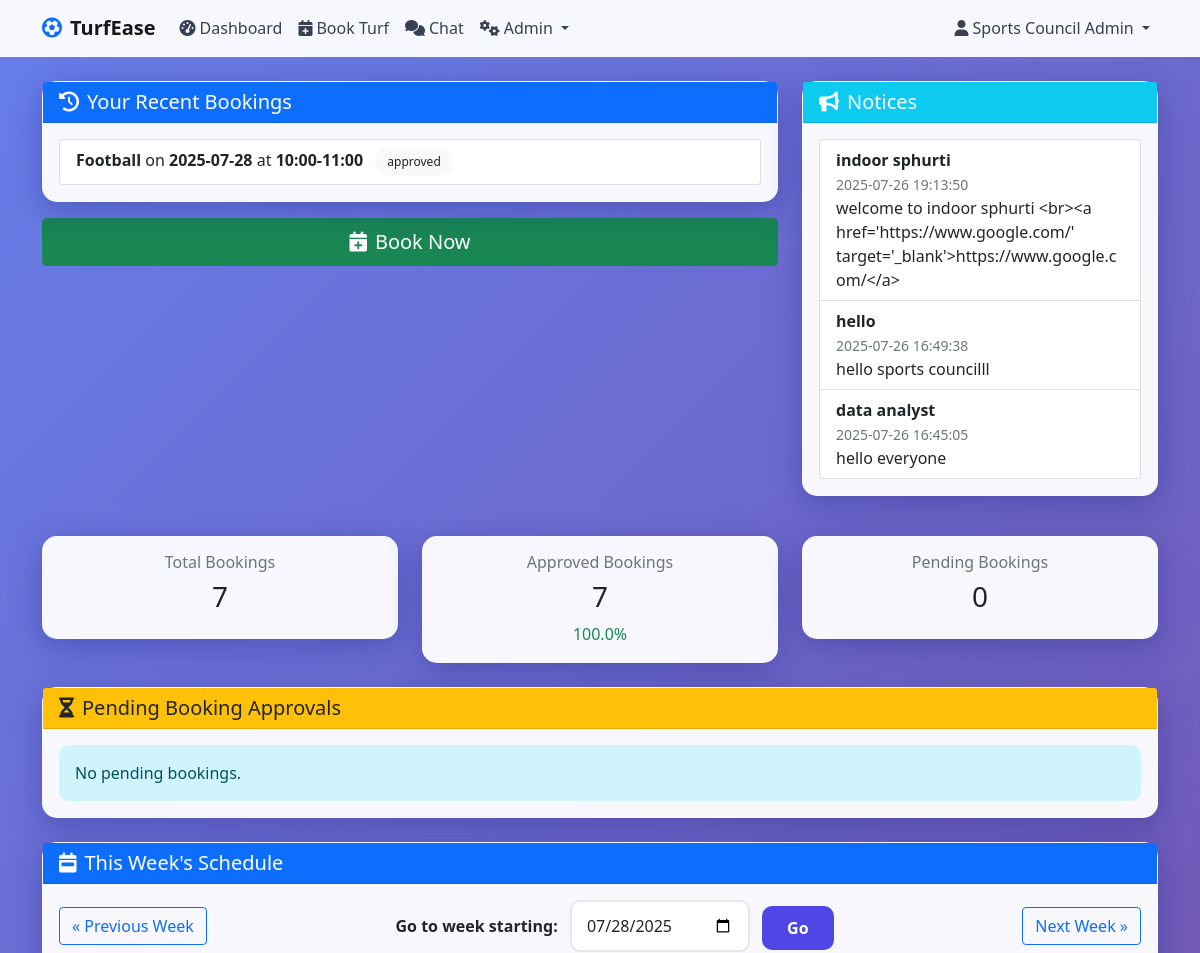
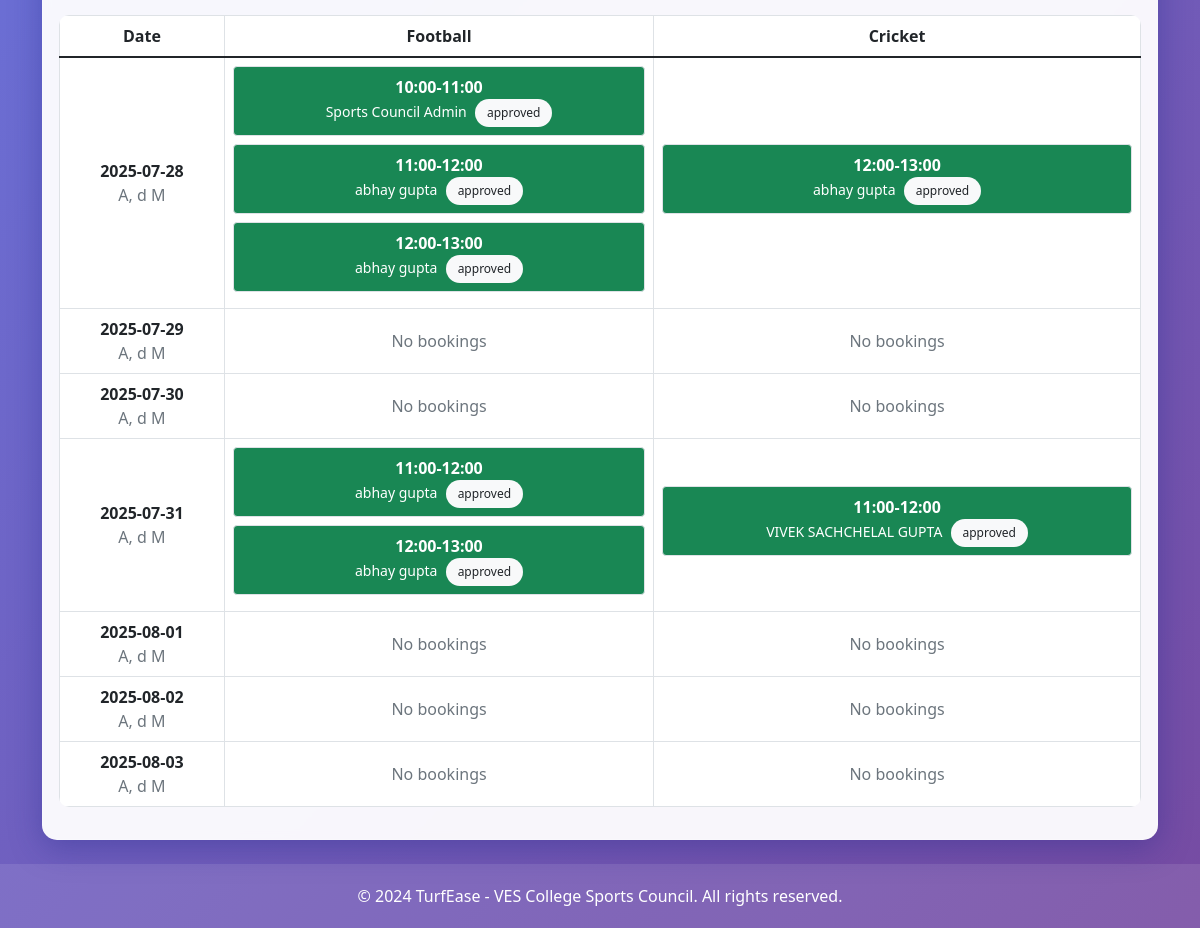
Page /admin/dashboard?week=1 (signed in) on the committed database (2 pictures, top to bottom).
### tables this page shows
CREATE TABLE users (
        id INTEGER PRIMARY KEY AUTOINCREMENT,
        email TEXT UNIQUE NOT NULL,
        name TEXT NOT NULL,
        division TEXT,
        is_admin BOOLEAN DEFAULT 0,
        is_active BOOLEAN DEFAULT 0,
        password_hash TEXT,
        created_at TIMESTAMP DEFAULT CURRENT_TIMESTAMP
    , otp TEXT);

CREATE TABLE bookings (
            id INTEGER PRIMARY KEY AUTOINCREMENT,
            user_id INTEGER NOT NULL,
            turf_side TEXT NOT NULL,
            booking_date DATE NOT NULL,
            time_slot TEXT NOT NULL,
            status TEXT DEFAULT 'pending',
            reason TEXT,
            created_at TIMESTAMP DEFAULT CURRENT_TIMESTAMP,
            FOREIGN KEY (user_id) REFERENCES users (id)
        );

CREATE TABLE notices (
            id INTEGER PRIMARY KEY AUTOINCREMENT,
            title TEXT NOT NULL,
            content TEXT NOT NULL,
            created_at TIMESTAMP DEFAULT CURRENT_TIMESTAMP
        );

### app.py (the view)
@app.route('/admin/dashboard')
@admin_required
def admin_dashboard():
    cleanup_notices_and_events()
    week_start_str = request.args.get('week_start')
    if week_start_str:
        start_of_week = datetime.strptime(week_start_str, '%Y-%m-%d').date()
        start_of_week = start_of_week - timedelta(days=start_of_week.weekday())
        week_offset = ((start_of_week - datetime.today().date()).days) // 7
    else:
        week_offset = int(request.args.get('week', 0))
        today = datetime.today().date()
        start_of_week = today - timedelta(days=today.weekday()) + timedelta(weeks=week_offset)
    end_of_week = start_of_week + timedelta(days=6)
    conn = get_db_connection()
    week_bookings = conn.execute('''
        SELECT b.*, u.name, u.email, u.division
        FROM bookings b
        JOIN users u ON b.user_id = u.id
        WHERE b.booking_date BETWEEN ? AND ?
        ORDER BY b.booking_date, b.time_slot
    ''', (start_of_week, end_of_week)).fetchall()
    notices = conn.execute('''
        SELECT * FROM notices
        ORDER BY created_at DESC
        LIMIT 5
    ''').fetchall()
    total_bookings = conn.execute('SELECT COUNT(*) FROM bookings').fetchone()[0]
    approved_bookings = conn.execute("SELECT COUNT(*) FROM bookings WHERE status = 'approved'").fetchone()[0]
    pending_count = conn.execute("SELECT COUNT(*) FROM bookings WHERE status = 'pending'").fetchone()[0]
    pending_bookings = conn.execute('''
        SELECT b.*, u.name, u.email, u.division
        FROM bookings b
        JOIN users u ON b.user_id = u.id
        WHERE b.status = 'pending'
        ORDER BY b.booking_date, b.time_slot
    ''').fetchall()
    my_bookings = conn.execute('''
        SELECT b.*, u.name, u.email, u.division
        FROM bookings b
        JOIN users u ON b.user_id = u.id
        WHERE b.user_id = ?
        ORDER BY b.booking_date DESC, time_slot ASC
    ''', (current_user.id,)).fetchall()
    conn.close()
    calendar = {}
    for i in range(7):
        day = (start_of_week + timedelta(days=i)).strftime('%Y-%m-%d')
        calendar[day] = {turf: [] for turf in TURF_SIDES}
    for booking in week_bookings:
        day = booking['booking_date']
        turf = booking['turf_side']
        calendar[day][turf].append(booking)
    return render_template(
        "admin_dashboard.html",
        calendar=calendar,
        start_of_week=start_of_week,
        end_of_week=end_of_week,
        week_offset=week_offset,
        TURF_SIDES=TURF_SIDES,
        notices=notices,
        total_bookings=total_bookings,
        approved_bookings=approved_bookings,
        pending_count=pending_count,
        pending_bookings=pending_bookings,
        bookings=my_bookings,  # <-- Pass admin's own bookings here
        is_admin=True,
        user=current_user,
        weekly_bookings=week_bookings
    )

### templates/admin_dashboard.html (shortened to what this page needs)
{% extends "base.html" %}
{% block content %}
<div class="row mb-4">
    <div class="col-lg-8">
        <div class="card mb-3">
            <div class="card-header bg-primary text-white">
                <h5 class="mb-0"><i class="fas fa-history me-2"></i>Your Recent Bookings</h5>
            </div>
            <div class="card-body">
                {% if bookings %}
                    <ul class="list-group">
                        {% for booking in bookings[:5] %}
                        <li class="list-group-item d-flex justify-content-between align-items-center">
                            <span>
                                <strong>{{ booking.turf_side }}</strong> on <strong>{{ booking.booking_date }}</strong>
                                at <strong>{{ booking.time_slot }}</strong>
                                <span class="badge bg-light text-dark ms-2">{{ booking.status }}</span>
                            </span>
                        </li>
                        {% endfor %}
                    </ul>
                {% else %}
                    <div class="alert alert-info mb-0">No recent bookings.</div>
                {% endif %}
            </div>
        </div>
        <div class="d-grid mb-3">
            <a href="{{ url_for('book_turf') }}" class="btn btn-success btn-lg">
                <i class="fas fa-calendar-plus me-2"></i>Book Now
            </a>
        </div>
    </div>
    <div class="col-lg-4">
        <div class="card mb-3">
            <div class="card-header bg-info text-white">
                <h5 class="mb-0"><i class="fas fa-bullhorn me-2"></i>Notices</h5>
            </div>
            <div class="card-body">
                {% if notices %}
                    <ul class="list-group">
                        {% for notice in notices %}
                        <li class="list-group-item">
                            <strong>{{ notice.title }}</strong>
                            <br>
                            <span class="text-muted small">{{ notice.created_at }}</span>
                            <div>{{ notice.content }}</div>
                        </li>
                        {% endfor %}
                    </ul>
                {% else %}
                    <div class="alert alert-info mb-0">No notices yet.</div>
                {% endif %}
            </div>
        </div>
    </div>
</div>
<div class="row">
    <div class="col-12">
        <div class="row mb-4">
            <div class="col-md-4">
                <div class="card text-center">
                    <div class="card-body">
                        <h6 class="text-muted">Total Bookings</h6>
                        <h3>{{ total_bookings }}</h3>
                    </div>
                </div>
            </div>
            <div class="col-md-4">
                <div class="card text-center">
                    <div class="card-body">
                        <h6 class="text-muted">Approved Bookings</h6>
                        <h3>{{ approved_bookings }}</h3>
                        <div class="text-success">
                            {{ ((approved_bookings / total_bookings * 100) | round(1)) if total_bookings > 0 else 0 }}%
                        </div>
                    </div>
                </div>
            </div>
            <div class="col-md-4">
                <div class="card text-center">
                    <div class="card-body">
                        <h6 class="text-muted">Pending Bookings</h6>
                        <h3>{{ pending_count }}</h3>
                    </div>
                </div>
            </div>
        </div>
        <div class="card mb-4">
            <div class="card-header bg-warning text-dark">
                <h5 class="mb-0"><i class="fas fa-hourglass-half me-2"></i>Pending Booking Approvals</h5>
            </div>
            <div class="card-body">
                {% if pending_bookings %}
                    <ul class="list-group">
                        {% for booking in pending_bookings %}
                        <li class="list-group-item d-flex justify-content-between align-items-center">
                            <span>
                                <strong>{{ booking.name }}</strong> ({{ booking.division }})<br>
                                <strong>{{ booking.turf_side }}</strong> on <strong>{{ booking.booking_date }}</strong>
                                at <strong>{{ booking.time_slot }}</strong>
                            </span>
                            <span>
                                <a href="{{ url_for('admin_booking_action', booking_id=booking.id, action='approve') }}" class="btn btn-success btn-sm">Approve</a>
                                <a href="{{ url_for('admin_booking_action', booking_id=booking.id, action='decline') }}" class="btn btn-danger btn-sm">Decline</a>
                            </span>
                        </li>
                        {% endfor %}
                    </ul>
                {% else %}
                    <div class="alert alert-info mb-0">No pending bookings.</div>
                {% endif %}
            </div>
        </div>
        <div class="card mt-4">
            <div class="card-header bg-primary text-white">
                <h5 class="mb-0"><i class="fas fa-calendar-week me-2"></i>This Week's Schedule</h5>
            </div>
            <div class="card-body table-responsive">
                <div class="d-flex justify-content-between align-items-center mb-3">
                    <a class="btn btn-outline-primary" href="{{ url_for('admin_dashboard', week=week_offset-1) }}">
                        &laquo; Previous Week
                    </a>
                    <form method="get" class="d-inline-block">
                        <label for="week_start" class="me-2 fw-bold">Go to week starting:</label>
                        <input type="date" id="week_start" name="week_start"
                               value="{{ start_of_week }}"
                               min="2020-01-01" max="2100-12-31"
                               class="form-control d-inline-block" style="width: 180px;">
                        <button type="submit" class="btn btn-primary ms-2">Go</button>
                    </form>
                    <a class="btn btn-outline-primary" href="{{ url_for('admin_dashboard', week=week_offset+1) }}">
                        Next Week &raquo;
                    </a>
                </div>
                <table class="table table-bordered align-middle text-center">
                    <thead>
                        <tr>
                            <th>Date</th>
                            {% for turf in TURF_SIDES %}
                                <th>{{ turf }}</th>
                            {% endfor %}
                        </tr>
                    </thead>
                    <tbody>
                        {% for day, turfs in calendar.items() %}
                        <tr>
                            <td>
                                <strong>{{ day }}</strong>
                                <br>
                                <span class="text-muted">{{ day | datetimeformat('A, d M') }}</span>
                            </td>
                            {% for turf in TURF_SIDES %}
                            <td>
                                {% if turfs[turf] %}
                                    {% for booking in turfs[turf] %}
                                        <div class="border rounded p-2 mb-2 {% if booking.status == 'approved' %}bg-success text-white{% elif booking.status == 'pending' %}bg-warning text-dark{% else %}bg-light text-muted{% endif %}">
                                            <strong>{{ booking.time_slot }}</strong><br>
                                            <span class="small">{{ booking.name }}</span>
                                            <span class="badge bg-light text-dark ms-1">{{ booking.status }}</span>
                                        </div>
                                    {% endfor %}
                                {% else %}
                                    <span class="text-muted">No bookings</span>
                                {% endif %}
                            </td>
                            {% endfor %}
                        </tr>
                        {% endfor %}
                    </tbody>
                </table>
            </div>
        </div>
    </div>
</div>
{% endblock %}

### templates/base.html (shortened to what this page needs)
<!DOCTYPE html>
<html lang="en">
<head>
    <link href="https://cdn.jsdelivr.net/npm/bootstrap@5.1.3/dist/css/bootstrap.min.css" rel="stylesheet">
    <link href="https://cdnjs.cloudflare.com/ajax/libs/font-awesome/6.0.0/css/all.min.css" rel="stylesheet">
</head>
<body>
    <nav class="navbar navbar-expand-lg navbar-light">
        <div class="container">
            <a class="navbar-brand fw-bold" href="{{ url_for('index') }}">
                <i class="fas fa-futbol text-primary me-2"></i>TurfEase
            </a>
            <div class="collapse navbar-collapse" id="navbarNav">
                <ul class="navbar-nav me-auto">
                    {% if current_user.is_authenticated %}
                    <li class="nav-item">
                        <a class="nav-link" href="{{ url_for('dashboard') }}">
                            <i class="fas fa-tachometer-alt me-1"></i>Dashboard
                        </a>
                    </li>
                    <li class="nav-item">
                        <a class="nav-link" href="{{ url_for('book_turf') }}">
                            <i class="fas fa-calendar-plus me-1"></i>Book Turf
                        </a>
                    </li>
                    <li class="nav-item">
                        <a class="nav-link" href="{{ url_for('chat') }}">
                            <i class="fas fa-comments me-1"></i>Chat
                        </a>
                    </li>
                    {% if current_user.is_admin %}
                    <li class="nav-item dropdown">
                        <a class="nav-link dropdown-toggle" href="#" role="button" data-bs-toggle="dropdown">
                            <i class="fas fa-cogs me-1"></i>Admin
                        </a>
                    </li>
                    {% endif %}
                    {% endif %}
                </ul>
                <ul class="navbar-nav">
                    {% if current_user.is_authenticated %}
                    <li class="nav-item dropdown">
                        <a class="nav-link dropdown-toggle" href="#" role="button" data-bs-toggle="dropdown">
                            <i class="fas fa-user me-1"></i>{{ current_user.name }}
                        </a>
                    </li>
                    {% endif %}
                </ul>
            </div>
        </div>
    </nav>
    <main class="container my-4">
        {% block content %}{% endblock %}
    </main>
    <footer class="footer mt-auto">
        <div class="container">
            <p class="mb-0">&copy; 2024 TurfEase - VES College Sports Council. All rights reserved.</p>
        </div>
    </footer>
</body>
</html>

### rows in the picture
users: name "Sports Council Admin"
bookings: turf_side "Football", booking_date "2025-07-28", time_slot "10:00-11:00", status "approved", name "Sports Council Admin"
notices: title "indoor sphurti", created_at "2025-07-26 19:13:50", content "welcome to indoor sphurti <br><a href='https://www.google.com/' target='_blank'>https://www.google.com/</a>"
notices: title "hello", created_at "2025-07-26 16:49:38", content "hello sports councilll"
notices: title "data analyst", created_at "2025-07-26 16:45:05", content "hello everyone"
bookings: time_slot "11:00-12:00", name "abhay gupta", status "approved"
bookings: time_slot "12:00-13:00", name "abhay gupta", status "approved"
bookings: time_slot "12:00-13:00", name "abhay gupta", status "approved"
bookings: time_slot "11:00-12:00", name "abhay gupta", status "approved"
bookings: time_slot "12:00-13:00", name "abhay gupta", status "approved"
bookings: time_slot "11:00-12:00", name "VIVEK SACHCHELAL GUPTA", status "approved"

### other values in the picture
{{ total_bookings }} "7"
{{ approved_bookings }} "7"
{{ pending_count }} "0"
{{ turf }} "Football" "Cricket"
{{ day }} "2025-07-28" "2025-07-29" "2025-07-30" "2025-07-31" "2025-08-01" "2025-08-02" "2025-08-03"
{{ day | datetimeformat('A, d M') }} "A, d M" "A, d M" "A, d M" "A, d M" "A, d M" "A, d M" "A, d M"
